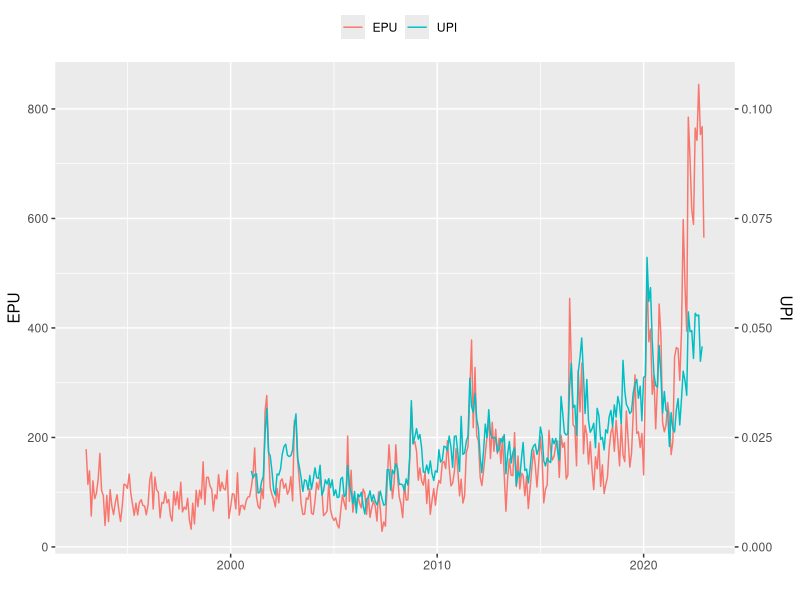

Here is the R script that generated this plot:
library(openxlsx)
library(data.table)
library(ggplot2)

dat = read.xlsx("epu.xlsx")
dat = dat[-nrow(dat),]

dat = data.table(date = as.Date(paste0(dat$Year, "-", dat$Month, "-01")),
                 value = dat$Germany_News_Index)
epu = dat[!is.na(dat$value)]
epu[, type := "EPU"]

upi_topics = fread("upi.csv")
colnames(upi_topics) = c("date", gsub("Topic [1-9]{1}[0-9]*: ", "", colnames(upi_topics)[2:15]))
colnames(upi_topics)[colnames(upi_topics) == "Energy & Climate Change Mitigation"] = "Energy & Climate"
upi_sub = character(14)
upi_sub[c(1,3,4,11,13)] = "Real Economy"
upi_sub[c(2,5,6,8,12,14)] = "Politics"
upi_sub[c(7,10)] = "Financial Markets"
n_tmp = nrow(upi_topics)
upi_topics = melt(upi_topics, id.vars = "date", variable.name = "Topic", value.name = "upi")
upi_topics = cbind(upi_topics, Type = rep(upi_sub, each = n_tmp))
upi_topics[, Topic := factor(Topic, levels = sort(unique(as.character(Topic))))]
upi_topics[, Type := factor(Type, levels = c("Real Economy", "Politics", "Financial Markets"))]

upi_ges = upi_topics[Topic != "Miscellaneous", .(value = sum(upi)), by = date]
multiplikator = max(epu$value) / max(upi_ges$value)
multiplikator = 8000
upi_ges[, value := value*multiplikator]
upi_ges[, type := "UPI"]
upi_ges[, date := as.Date(date)]

ggplot(rbind(epu, upi_ges)) + aes(x = date, y = value, col = type) +
  geom_line() + labs(col = "") + xlab("") + theme(legend.position = "top") +
  scale_y_continuous("EPU", 
                     sec.axis = sec_axis(~ . / multiplikator, name = "UPI"))
